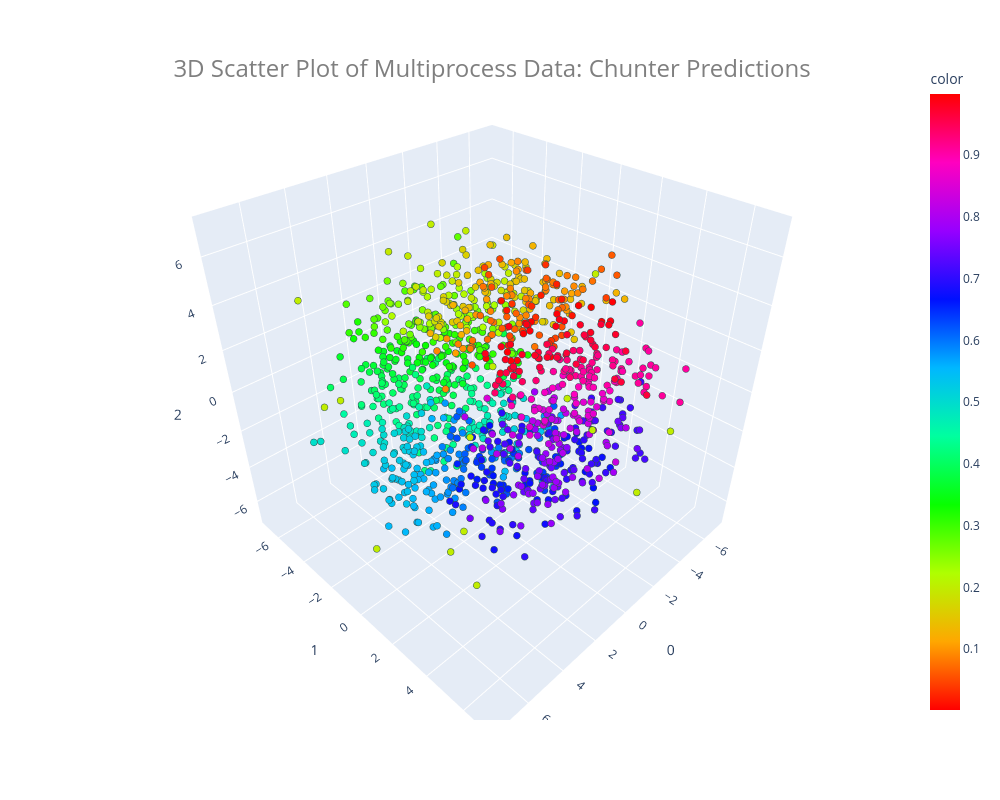

Notebook cell for this chart:
### Code cell
chnt.scatter3D(multiprocess, color = 'coords', title='3D Scatter Plot of Multiprocess Data: Chunter Predictions', color_continuous_scale='hsv')

### Figure 1 — Plotly figure (JSON) as saved in the notebook; plotly's stock layout.template omitted (floating-point values rounded to 4 significant figures; data arrays with more than 128 entries replaced by an {"elided": "..."} marker saying what was removed)
{"data": [{"hovertemplate": "0=%{x}<br>1=%{y}<br>2=%{z}<br>color=%{marker.color}<extra></extra>", "legendgroup": "", "marker": {"color": {"elided": "1200 float values"}, "coloraxis": "coloraxis", "line": {"color": "DarkSlateGrey", "width": 1}, "size": 4, "symbol": "circle"}, "mode": "markers", "name": "", "scene": "scene", "showlegend": false, "type": "scatter3d", "x": {"elided": "1200 float values"}, "y": {"elided": "1200 float values"}, "z": {"elided": "1200 float values"}}], "layout": {"coloraxis": {"colorbar": {"title": {"text": "color"}}, "colorscale": [[0, "#ff0000"], [0.1111, "#ffa700"], [0.2222, "#afff00"], [0.3333, "#08ff00"], [0.4444, "#00ff9f"], [0.5556, "#00b7ff"], [0.6667, "#0010ff"], [0.7778, "#9700ff"], [0.8889, "#ff00bf"], [1, "#ff0000"]]}, "height": 800, "legend": {"itemsizing": "constant", "title": {"text": "coords"}, "tracegroupgap": 0, "x": 0.01, "xanchor": "left", "y": 0.99, "yanchor": "top"}, "margin": {"t": 60}, "scene": {"aspectmode": "cube", "domain": {"x": [0, 1], "y": [0, 1]}, "xaxis": {"title": {"text": "0"}}, "yaxis": {"title": {"text": "1"}}, "zaxis": {"title": {"text": "2"}}}, "showlegend": true, "title": {"font": {"color": "#7f7f7f", "size": 24}, "text": "3D Scatter Plot of Multiprocess Data: Chunter Predictions", "x": 0.5, "xref": "paper", "y": 1, "yref": "paper"}, "width": 1000}}
